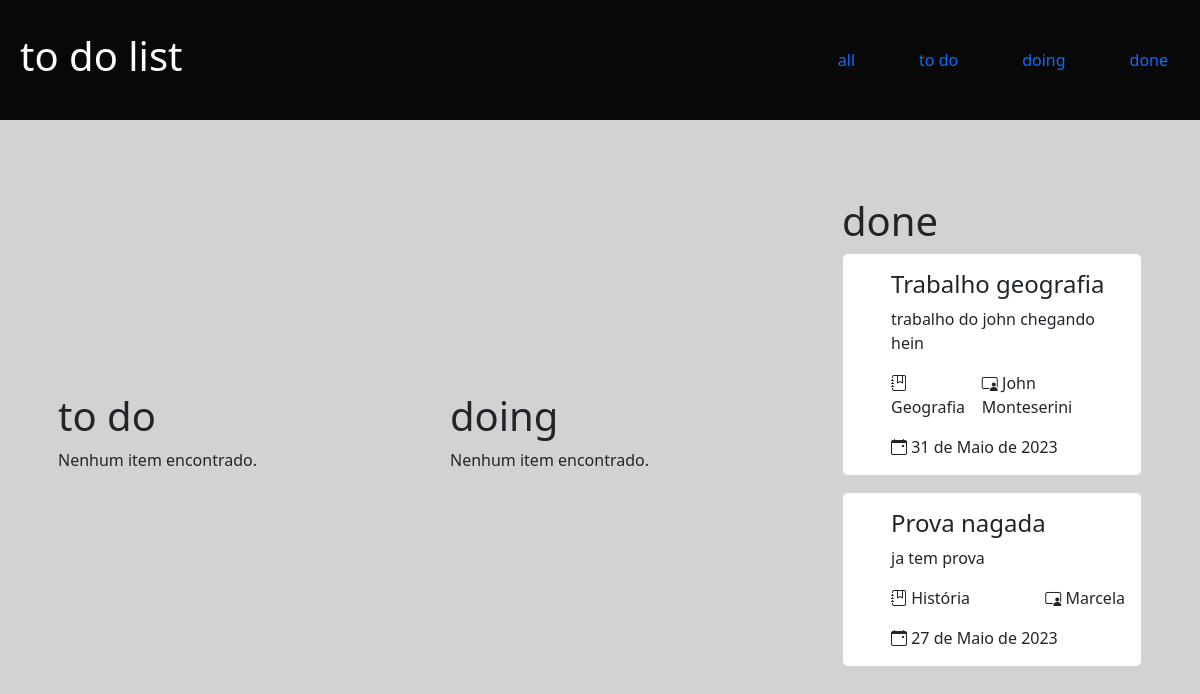
Before: / with the older database file.
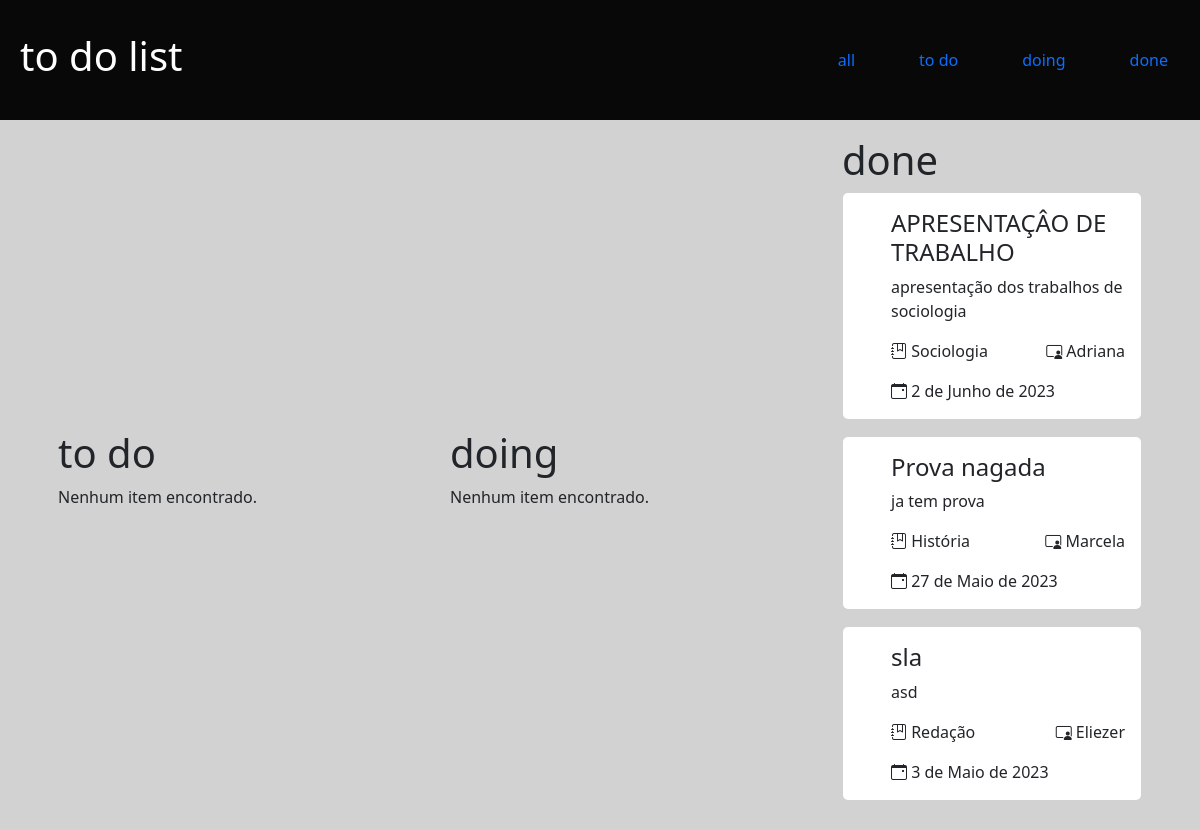
After: the same page with the newer database file.
### app/models.py (models this page shows, shortened)
class ItemList(models.Model):
    author = models.ForeignKey(
        User, on_delete=models.CASCADE
    )
    title = models.CharField(max_length=50)
    content = models.CharField(max_length=150)
    created_date = models.DateTimeField(auto_now_add=True)
    updated_date = models.DateTimeField(auto_now=True)
    due_date = models.DateField()
    discipline = models.ForeignKey(
        Discipline, on_delete=models.CASCADE
    )
    teacher = models.ForeignKey(
        Teacher, models.CASCADE
    )

class Discipline(models.Model):
    name = models.CharField(max_length=20)
    is_technical_area = models.BooleanField()
    def __str__ (self) -> str:
        return self.name

class Teacher(models.Model):
    name = models.CharField(max_length=20)
    def __str__ (self) -> str:
        return self.name

### app/views.py (the view)
# urls.py: path('', home),
def home(request):
    data_atual = datetime.today()
    item_list = ItemList.objects.filter(due_date__gt=data_atual).order_by('due_date')
    item_list_today = ItemList.objects.filter(due_date=data_atual).order_by('-due_date')
    item_list_past = ItemList.objects.filter(due_date__lt=data_atual).order_by('-due_date')
    return render(request, 'pages/home.html', context={
        'item_list': item_list,
        'atual_date': data_atual,
        'item_list_past':item_list_past,
        'item_today': item_list_today,
    })

### app/templates/pages/home.html
{% extends 'base.html' %}
{% load static %}
{% block body %}
    <section class="container section text-white d-flex justify-content-between">
        <main class="to-do p-3 d-flex justify-content-center flex-column text-dark">
            <h1>to do</h1>
            {% for item in item_list %}
                    <ul class="card" style="width: 300px;">
                        <li class="card-body">
                            <h4 class="card-title">{{ item.title }}</h4>
                            <p class="card-text">{{ item.content }}</p>
                            <div class="more d-flex justify-content-between">
                                <p><i class="bi bi-journal-bookmark"></i> {{ item.discipline }}</p>
                                <p><i class="bi bi-person-video3"></i> {{ item.teacher }}</p>
                            </div>
                            <p class="card-text"><i class="bi bi-calendar-event"></i> {{ item.due_date }}</p>
                        </li>
                    </ul>
            {% empty %}
                <p>Nenhum item encontrado.</p>
            {% endfor %}
        </main>
        <main class="done p-3 d-flex justify-content-center flex-column text-dark">
            <h1>doing</h1>
            {% for item in item_today %}
                    <ul class="card" style="width: 300px;">
                        <li class="card-body">
                            <h4 class="card-title">{{ item.title }}</h4>
                            <p class="card-text">{{ item.content }}</p>
                            <div class="more d-flex justify-content-between">
                                <p><i class="bi bi-journal-bookmark"></i> {{ item.discipline }}</p>
                                <p><i class="bi bi-person-video3"></i> {{ item.teacher }}</p>
                            </div>
                            <p class="card-text"><i class="bi bi-calendar-event"></i> {{ item.due_date }}</p>
                        </li>
                    </ul>
            {% empty %}
                <p>Nenhum item encontrado.</p>
            {% endfor %}
        </main>
        <main class="done p-3 d-flex justify-content-center flex-column text-dark">
            <h1>done</h1>
            {% for item in item_list_past %}
                    <ul class="card" style="width: 300px;">
                        <li class="card-body">
                            <h4 class="card-title">{{ item.title }}</h4>
                            <p class="card-text">{{ item.content }}</p>
                            <div class="more d-flex justify-content-between">
                                <p><i class="bi bi-journal-bookmark"></i> {{ item.discipline }}</p>
                                <p><i class="bi bi-person-video3"></i> {{ item.teacher }}</p>
                            </div>
                            <p class="card-text"><i class="bi bi-calendar-event"></i> {{ item.due_date }}</p>
                        </li>
                    </ul>
            {% empty %}
                <p>Nenhum item encontrado.</p>
            {% endfor %}
        </main>
    </section>
{% endblock body %}

### templates/base.html (shortened to what this page needs)
{% load static %}
<!DOCTYPE html>
<html lang="en">
<head>
    <link href="https://cdn.jsdelivr.net/npm/bootstrap@5.3.0-alpha3/dist/css/bootstrap.min.css" rel="stylesheet"
>
    <link rel="stylesheet" href="https://cdn.jsdelivr.net/npm/bootstrap-icons@1.10.5/font/bootstrap-icons.css">
    <link rel="stylesheet" href="{% static 'css/style.css' %}">
</head>
<body>
    {% include 'partials/header.html' %}
    {% block body %}
    {% endblock body %}
</body>
</html>

### templates/partials/header.html
<header class="d-flex align-items-center justify-content-between text-white" style="height: 15vh; background-color: #080808;">
    <h1 class="title" style="padding-left: 20px;">to do list</h1>
    <nav class="navbar-nav">
        <ul class="nav">
            <li class="nav-item p-3"><a href="#" class="nav-link">all</a></li>
            <li class="nav-item p-3"><a href="#" class="nav-link">to do</a></li>
            <li class="nav-item p-3"><a href="#" class="nav-link">doing</a></li>
            <li class="nav-item p-3"><a href="#" class="nav-link">done</a></li>
        </ul>
    </nav>
</header>

### templates/static/css/style.css (style rules this page uses)
ul li { list-style: none; }
body { background-color: #d3d2d2; }
.section { min-height: 80vh; }

Changed rows visible on the page:
removed ItemList: title "Trabalho geografia", content "trabalho do john chegando hein", discipline "Geografia", teacher "John Monteserini", due_date "31 de Maio de 2023"
added ItemList: title "APRESENTAÇÂO DE TRABALHO", content "apresentação dos trabalhos de sociologia", discipline "Sociologia", teacher "Adriana", due_date "2 de Junho de 2023"
added ItemList: title "sla", content "asd", discipline "Redação", teacher "Eliezer", due_date "3 de Maio de 2023"
